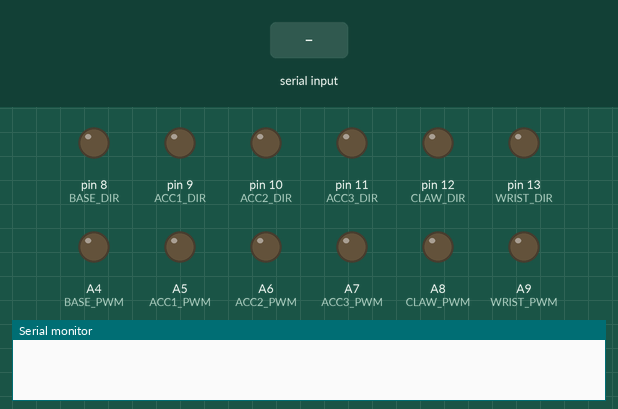
Recording of a sketch running on a simulated Arduino Mega 2560, built with avr-gcc and run on an emulated ATmega2560. Parts: output pins drawn as LEDs (lit = HIGH), the last lines printed to the serial monitor. The test bench sets the inputs (shaded band).

Above: at 1.2 s.
1.3 s: "F" received over Serial
At 2.5 s:
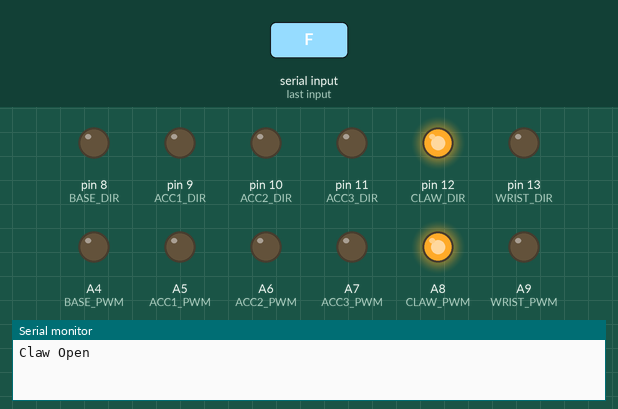
2.8 s: byte 71 ('G') received over Serial
At 3.8 s:
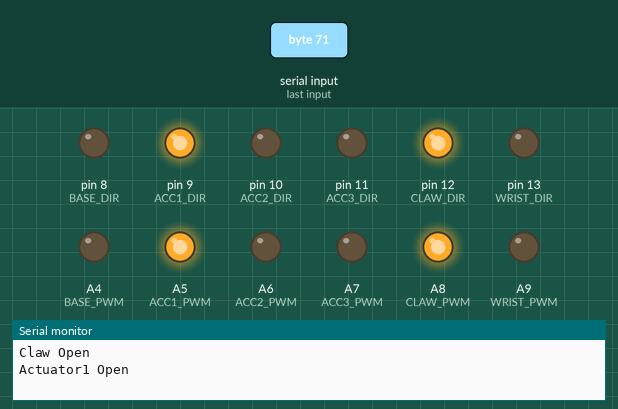
4.3 s: byte 73 ('I') received over Serial
At 4.9 s:
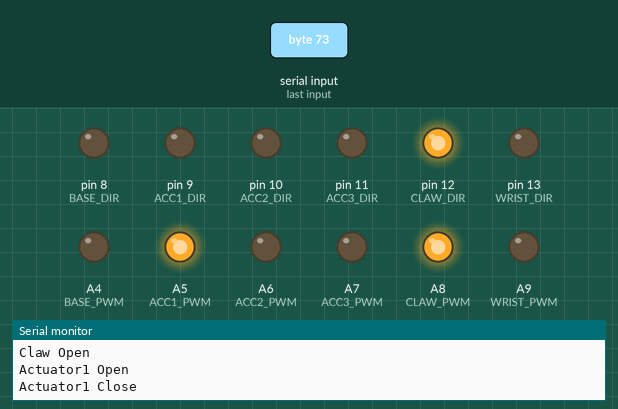
5.8 s: byte 74 ('J') received over Serial
At 7.0 s:
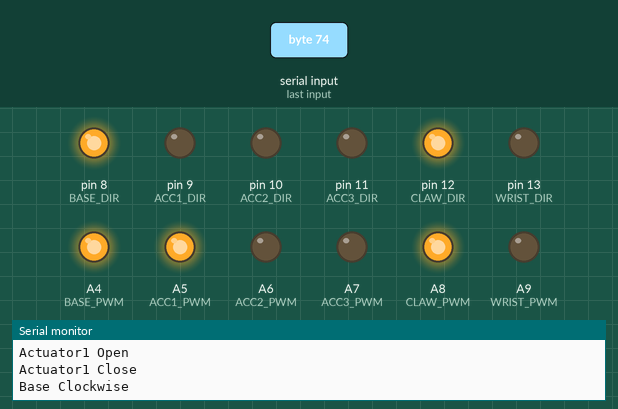
7.3 s: byte 72 ('H') received over Serial
At 8.4 s:
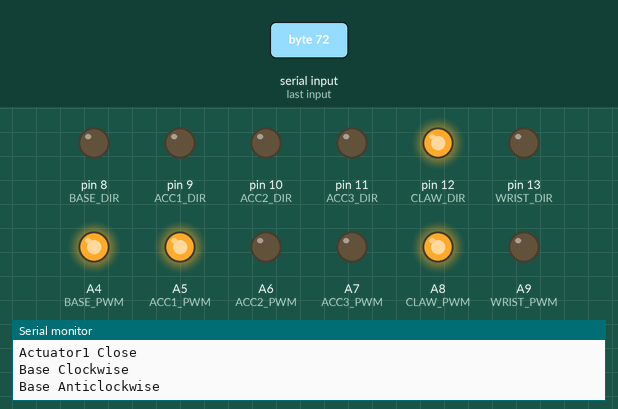
8.8 s: byte 83 ('S') received over Serial
At 9.5 s:
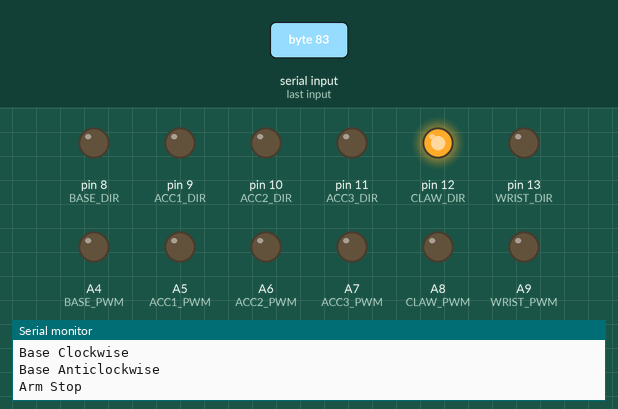
Timing chart, 0 to 11.3 s (numbered marks = the images above; inputs shaded):
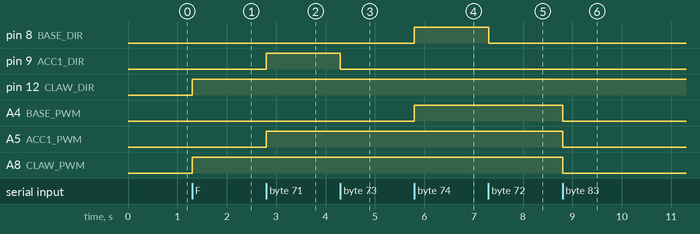

Measured:
- after the input at 1.3 s, pin 12 (CLAW_DIR), A8 (CLAW_PWM): LOW → HIGH at once
- after the input at 2.8 s, pin 9 (ACC1_DIR), A5 (ACC1_PWM): LOW → HIGH at once
- after the input at 4.3 s, pin 9 (ACC1_DIR): HIGH → LOW at once
- after the input at 5.8 s, pin 8 (BASE_DIR), A4 (BASE_PWM): LOW → HIGH at once
- after the input at 7.3 s, pin 8 (BASE_DIR): HIGH → LOW at once
- after the input at 8.8 s, A4 (BASE_PWM), A5 (ACC1_PWM), A8 (CLAW_PWM): HIGH → LOW at once

The sketch:

MT-19_Bluetooth_Arm_Control.ino
```cpp
/*
MT-19 Bluetooth Arm Control
created by Razin Bin Issa
Date: 12-11-2018
*/
#define BASE_DIR 8
#define BASE_PWM A4

#define ACC1_DIR 9
#define ACC1_PWM A5

#define ACC2_DIR 10
#define ACC2_PWM A6

#define ACC3_DIR 11
#define ACC3_PWM A7

#define CLAW_DIR 12
#define CLAW_PWM A8

#define WRIST_DIR 13
#define WRIST_PWM A9

int PWM = 0;

void setup() {
  pinMode(BASE_DIR,OUTPUT);
  pinMode(BASE_PWM,OUTPUT);
  pinMode(ACC1_DIR,OUTPUT);
  pinMode(ACC1_PWM,OUTPUT);
  pinMode(ACC2_DIR,OUTPUT);
  pinMode(ACC2_PWM,OUTPUT);
  pinMode(ACC3_DIR,OUTPUT);
  pinMode(ACC3_PWM,OUTPUT);
  pinMode(CLAW_DIR,OUTPUT);
  pinMode(CLAW_PWM,OUTPUT);
  pinMode(WRIST_DIR,OUTPUT);
  pinMode(WRIST_PWM,OUTPUT);

  analogWrite(BASE_PWM,0);
  analogWrite(ACC1_PWM,0);
  analogWrite(ACC2_PWM,0);
  analogWrite(ACC3_PWM,0);
  analogWrite(CLAW_PWM,0);
  analogWrite(WRIST_PWM,0);
  digitalWrite(BASE_DIR,LOW);
  digitalWrite(ACC1_DIR,LOW);
  digitalWrite(ACC2_DIR,LOW);
  digitalWrite(ACC3_DIR,LOW);
  digitalWrite(CLAW_DIR,LOW);
  digitalWrite(WRIST_DIR,LOW);

  Serial.begin(9600);
}

void loop() {
  while(Serial.available())
  {
    char state = Serial.read();
    switch(state)
    {
      case '0':
      PWM = 0;
      break;
      case '1':
      PWM = 51;
      break;
      case '2':
      PWM = 102;
      break;
      case '3':
      PWM = 153;
      break;
      case '4':
      PWM = 204;
      break;
      case '5':
      PWM = 255;
      break;

      case 'F':
      clawOpen();
      break;
      case 'B':
      clawClose();
      break;

      case 'R':
      wristClockwise();
      break;
      case 'L':
      wristAnticlockwise();
      break;

//      case 'Y':
//      acc3Open();
//      break;
//      case 'H':
//      acc3Close();
//      break;

//      case 'T':
//      acc2Open();
//      break;
//      case 'G':
//      acc2Close();
//      break;

      case 'G':
      acc1Open();
      break;
      case 'I':
      acc1Close();
      break;

      case 'J':
      baseClockwise();
      break;
      case 'H':
      baseAnticlockwise();
      break;

      case 'S':
      armStop();
      break;
    }
  }
}

//arm_Base method....

void baseClockwise()
{
  digitalWrite(BASE_DIR,HIGH);
  analogWrite(BASE_PWM,255);

  Serial.println("Base Clockwise");
}

void baseAnticlockwise()
{
  digitalWrite(BASE_DIR,LOW);
  analogWrite(BASE_PWM,255);

  Serial.println("Base Anticlockwise");
}

//actuator1 method....

void acc1Open()
{
  digitalWrite(ACC1_DIR,HIGH);
  analogWrite(ACC1_PWM,255);

  Serial.println("Actuator1 Open");
}

void acc1Close()
{
  digitalWrite(ACC1_DIR,LOW);
  analogWrite(ACC1_PWM,255);

  Serial.println("Actuator1 Close");
}

//actuator2 method....

void acc2Open()
{
  digitalWrite(ACC2_DIR,HIGH);
  analogWrite(ACC2_PWM,255);

  Serial.println("Actuator2 Open");
}

void acc2Close()
{
  digitalWrite(ACC2_DIR,LOW);
  analogWrite(ACC2_PWM,255);

  Serial.println("Actuator2 Close");
}

//actuator3 method....

void acc3Open()
{
  digitalWrite(ACC3_DIR,HIGH);
  analogWrite(ACC3_PWM,255);

  Serial.println("Actuator3 Open");
}

void acc3Close()
{
  digitalWrite(ACC3_DIR,LOW);
  analogWrite(ACC3_PWM,255);

  Serial.println("Actuator3 Close");
}

//claw method....

void clawOpen()
{
  digitalWrite(CLAW_DIR,HIGH);
  analogWrite(CLAW_PWM,255);

  Serial.println("Claw Open");
}

void clawClose()
{
  digitalWrite(CLAW_DIR,LOW);
  analogWrite(CLAW_PWM,255);

  Serial.println("Claw Close");
}

//wrist method....

void wristClockwise()
{
  digitalWrite(WRIST_DIR,HIGH);
  analogWrite(WRIST_PWM,255);

  Serial.println("Wrist CW");
}

void wristAnticlockwise()
{
  digitalWrite(WRIST_DIR,LOW);
  analogWrite(WRIST_PWM,255);

  Serial.println("Wrist CCW");
}

void armStop()
{
  analogWrite(BASE_PWM,0);
  analogWrite(ACC1_PWM,0);
  analogWrite(ACC2_PWM,0);
  analogWrite(ACC3_PWM,0);
  analogWrite(CLAW_PWM,0);
  analogWrite(WRIST_PWM,0);

  Serial.println("Arm Stop");
}
```
